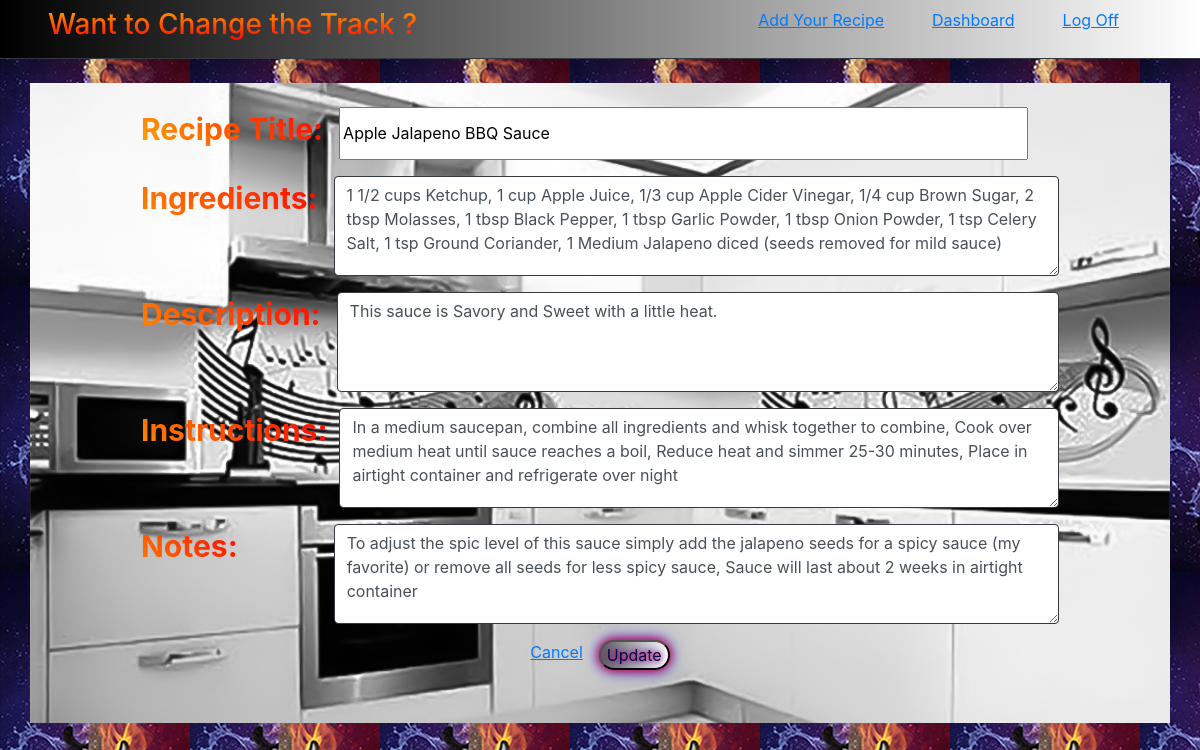
Page /recipes/5/edit on the committed database.
### main_app/models.py (models this page shows)
class Recipe(models.Model):
    title = models.CharField(max_length=255)
    ingredients = models.TextField()
    description = models.TextField()
    instructions = models.TextField()
    notes = models.TextField(null = True)
    creator = models.ForeignKey(User,
    related_name = "recipes",
    on_delete = models.CASCADE)
    favorited_by = models.ManyToManyField(User, related_name = "fav_recipes")
    objects = RecipeManager()
    created_at = models.DateTimeField(auto_now_add=True)
    updated_at = models.DateTimeField(auto_now=True)

### main_app/views.py (the view)
# urls.py: path("recipes/<int:recipe_id>/edit", views.edit),
def edit(request, recipe_id):
    context = {
        "this_recipe": Recipe.objects.get(id=recipe_id)
    }
    return render (request, "edit.html", context)

### main_app/templates/edit.html (shortened to what this page needs)
<!DOCTYPE html>
<html lang="en">
<head>
    <link rel="stylesheet" href="https://stackpath.bootstrapcdn.com/bootstrap/4.5.2/css/bootstrap.min.css">
    {%load static%}
    <link rel="stylesheet" href="{% static 'css/style.css' %}">
</head>
<body>
    <header class="d-flex justify-content-between border-bottom border-dark px-5 py-2 text-white">
        <h3 class="mr-5 h3">Want to Change the Track {{logged_in_user.first_name}}?</h3>
        <div class="row">
            <a class="mr-5" href="/recipes/create"><u>Add Your Recipe</u></a>
            <a class="mr-5" href="/dashboard"><u>Dashboard</u></a>
            <a class="mr-5" href="/logout"><u>Log Off</u></a>
        </div>
    </header>
    <div class="container  background mt-4 d-flex justify-content-center pt-4 img">
        <div class="container mx-auto pr-5 pl-5">
            <form action="/recipes/{{this_recipe.id}}/process_edit" method="post">
                <div class="form-group d-flex ml-5 mr-5 ">
                    <label class="mr-3 label_create" for="title">Recipe Title:</label>
                    <input class="w-75" type="text" name="title" id=""
                    value="{{this_recipe.title}}">
                </div>
                <div class="form-group d-flex justify-content-between ml-5 mr-5">
                    <label class="mr-3 label_create" for="ingredients">Ingredients:</label>
                    <textarea
                    class="form-control border border-dark"
                    name="ingredients" id="ingredients"
                    style="height: 100px"
                    >{{this_recipe.ingredients}}</textarea>
                </div>
                <div class="form-group d-flex justify-content-between ml-5 mr-5">
                    <label class="mr-3 label_create" for="description">Description:</label>
                    <textarea
                    class="form-control border border-dark"
                    name="description" id="description"
                    style="height: 100px">{{this_recipe.description}}</textarea>
                </div>
                <div class="form-group d-flex justify-content-between ml-5 mr-5">
                    <label class="mr-2 label_create" for="instructions">Instructions:</label>
                    <textarea
                    class="form-control border border-dark ml-1"
                    name="instructions" id="instructions"
                    style="height: 100px"
                    >{{this_recipe.instructions}}</textarea>
                </div>
                <div class="form-group d-flex justify-content-between ml-5 mr-5">
                    <label class="mr-5 label_create" for="notes">Notes:</label>
                    <textarea
                    class="form-control border border-dark ml-5"
                    name="notes" id="notes"
                    style="height: 100px"
                    >{{this_recipe.notes}}</textarea>
                </div>
                <div class="container d-flex justify-content-center">
                    <div class="row">
                        <a class="mr-3" href="/dashboard"><u>Cancel</u></a>
                        <button class="button" type="submit">Update</button>
                    </div>
                </div>
            </form>
        </div>
    </div>
</body>
</html>

### main_app/static/css/style.css (style rules this page uses)
body { background-image: url("../images/flaming-guitar-3.jpg"); background-repeat:inherit; }
.background { background-image: url("../images/kitchen_4.jpg"); background-size: 100%; background-repeat: no-repeat; }
header { background-image: linear-gradient(to right, black, white); }
.h3 { background: -webkit-linear-gradient( orange, red); -webkit-background-clip:text; -webkit-text-fill-color: transparent; }
.img { height: 40em; }
.button { color: rgb(0, 6, 88); background-image: linear-gradient(to right, rgb(94, 94, 94), white); box-shadow: 0 0 10px #FF0000, 0 0 15px #0000FF; text-shadow: 0 0 5px #FF0000, 0 0 10px #0000FF; border-radius: 3em; }
.label_create { font-size: 30px; background: -webkit-linear-gradient(45deg, orange, red); -webkit-background-clip:text; -webkit-text-fill-color: transparent; font-weight:bolder; }

### rows in the picture
Recipe: title "Apple Jalapeno BBQ Sauce", ingredients "1 1/2 cups Ketchup, 1 cup Apple Juice, 1/3 cup Apple Cider Vinegar, 1/4 cup Brown Sugar, 2 tbsp Molasses, 1 tbsp Black Pepper, 1 tbsp Garlic Powder, 1 tbsp Onion Powder, 1 tsp Celery Salt, 1 tsp Ground Coriander, 1 Medium Jalapeno diced (seeds removed for mild sauce)", description "This sauce is Savory and Sweet with a little heat.", instructions "In a medium saucepan, combine all ingredients and whisk together to combine, Cook over medium heat until sauce reaches a boil, Reduce heat and simmer 25-30 minutes, Place in airtight container and refrigerate over night", notes "To adjust the spic level of this sauce simply add the jalapeno seeds for a spicy sauce (my favorite) or remove all seeds for less spicy sauce, Sauce will last about 2 weeks in airtight container"
